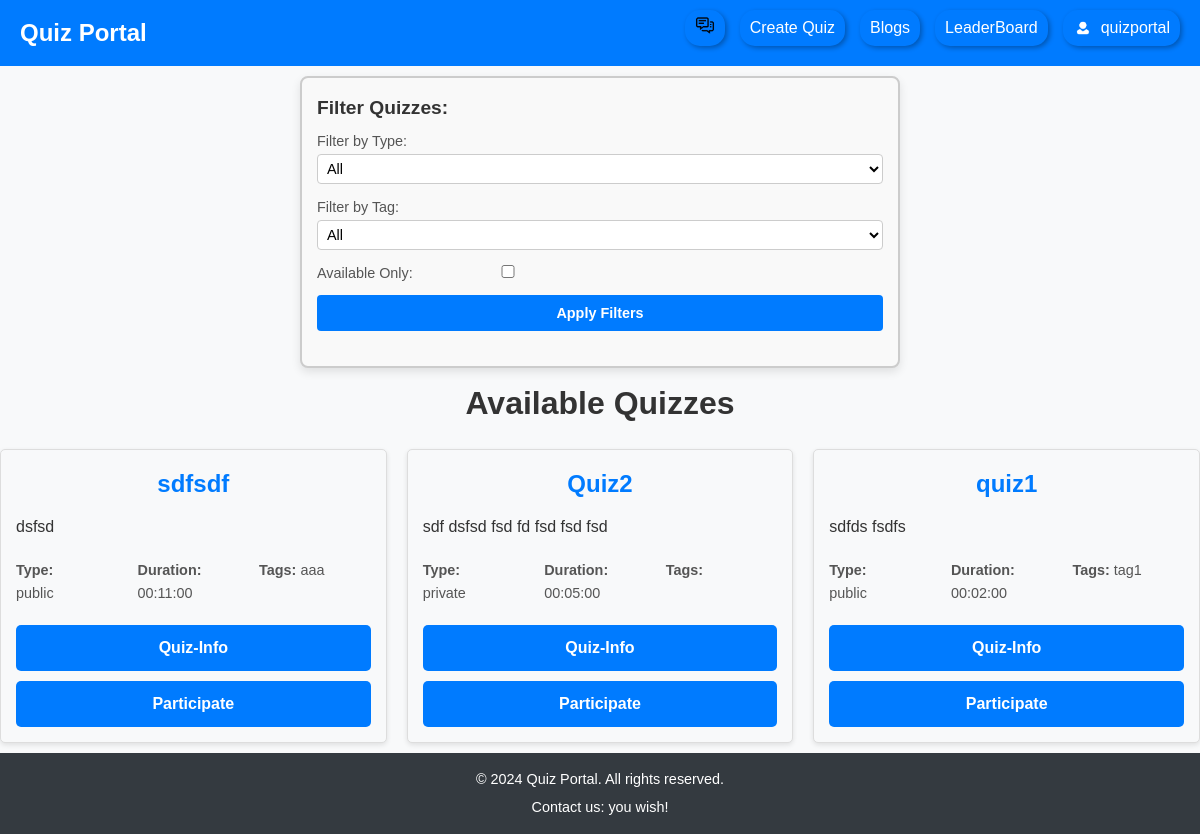
The page /quiz/ (signed in) on the database its author committed.
### core/models.py (models this page shows, shortened)
class User(AbstractUser):
    email = models.EmailField(unique=True)
    email_token = models.CharField(unique=True, max_length=200, null=True, blank=True)
    is_verified = models.BooleanField(default=False)
    USERNAME_FIELD = 'email'
    REQUIRED_FIELDS = ['username']

class Tag(models.Model):
    name = models.CharField(max_length=50, unique=True)

### quiz/models.py (models this page shows, shortened)
class Quiz(models.Model):
    PUBLIC = 'public'
    PRIVATE = 'private'
    QUIZ_TYPE_CHOICES = [
        (PUBLIC, 'Public'),
        (PRIVATE, 'Private'),
    ]
    quiz_id = models.UUIDField(primary_key=True, default=uuid.uuid4, editable=False)
    created_by = models.ForeignKey(settings.AUTH_USER_MODEL, on_delete=models.CASCADE, related_name="authored_quizzes", null=True)
    tags = models.ManyToManyField(Tag, related_name='quizzes', blank=True)  # Many-to-Many relation with Tag
    title = models.CharField(max_length=200)
    description = models.TextField(blank=True, null=True)
    quiz_type = models.CharField(
        max_length=10, choices=QUIZ_TYPE_CHOICES, default=PUBLIC
    )
    password = models.CharField(max_length=50, blank=True, null=True)
    duration = models.DurationField(help_text="Duration in HH:MM:SS format")
    expiry_date = models.DateTimeField(help_text="Quiz expiration date and time", null=True, blank=True)
    can_view_score_immediately = models.BooleanField(default=False)
    created_at = models.DateTimeField(auto_now_add=True)
    class Meta:
        ordering = ['-created_at'] # Order quizzes by creation date (latest first)

### quiz/views.py (the view)
# urls.py: path('', views.quiz_home, name='quiz_home'),
@login_required
def quiz_home(request):
    quizzes = Quiz.objects.all()
    tags = Tag.objects.all()
    quiz_type = request.GET.get('quiz_type')
    tag = request.GET.get('tag')
    available_only = request.GET.get('available_only')
    if 'quiz_type' in request.GET and request.GET['quiz_type']:
        quizzes = quizzes.filter(quiz_type=request.GET['quiz_type'])
    if 'tag' in request.GET and request.GET['tag']:
        quizzes = quizzes.filter(tags__id=request.GET['tag'])
    if available_only:  # Check if the "available only" checkbox is checked
        quizzes = quizzes.filter(expiry_date__gte=now())
    for quiz in quizzes:
        duration_seconds = int(quiz.duration.total_seconds())
        hours = duration_seconds // 3600
        minutes = (duration_seconds % 3600) // 60
        seconds = duration_seconds % 60
        quiz.formatted_duration = f"{hours:02}:{minutes:02}:{seconds:02}"
    participant = Participant.objects.filter(user=request.user).first()
    participant_id = participant.participant_id if participant else None
    return render(request, 'quiz/quiz_home.html', {
        'quizzes': quizzes,
        'tags': tags,
        'participant_id': participant_id,  # Pass the participant_id safely
    })

### templates/quiz/quiz_home.html (shortened to what this page needs)
{% extends 'base.html' %}
{% load static %}
{% block styles %}
<link rel="stylesheet" href="{% static 'css/quiz.css' %}">
{% endblock %}
{% block nav_items %}
    <li>
        <a href="{% url 'chatbox_home' %}">
        <img src="{% static 'images/chat_icon.png' %}" alt="Chat Icon" class="user-icon" style="width: 20px; height: 20px; margin:0"></a>
    </li>
    <li><a href="{% url 'create_quiz' %}">Create Quiz</a></li>
    <li><a href="{% url 'blog_list' %}">Blogs</a></li>
    <li><a href="{% url 'leaderboard' %}">LeaderBoard</a></li>
{% endblock %}
{% block content %}
<div class="container">
    <div class="filter-container">
        <h3>Filter Quizzes:</h3>
        <form method="get" class="filter-form d-flex">
            <div class="filter-item">
                <label for="quiz_type">Filter by Type:</label>
                <select name="quiz_type" id="quiz_type">
                    <option value="">All</option>
                </select>
            </div>
            <div class="filter-item">
                <label for="tag">Filter by Tag:</label>
                <select name="tag" id="tag">
                    <option value="">All</option>
                </select>
            </div>
            <div class="filter-item">
                <label for="available_only">Available Only:</label>
                <input type="checkbox" name="available_only" id="available_only" value="1"
                        {% if request.GET.available_only %}checked{% endif %}>
            </div>
            <button type="submit" class="btn">Apply Filters</button>
        </form>
    </div>
    <h1 class="page-title">Available Quizzes</h1>
    <ul class="quiz-list">
        {% for quiz in quizzes %}
            <li class="quiz-item">
                <h2>{{ quiz.title }}</h2>
                <p>{{ quiz.description }}</p>
                <div class="quiz-meta d-flex">
                    <p><strong>Type:</strong><br> {{ quiz.quiz_type }}</p>
                    <p><strong>Duration:</strong> {{ quiz.formatted_duration }}</p>
                    <p><strong>Tags:</strong> {% for tag in quiz.tags.all %}{{ tag.name }}{% if not forloop.last %}, {% endif %}{% empty %}None{% endfor %}</p>
                </div>
                <a href="{% url 'quiz_info' quiz.quiz_id %}" class="btn">Quiz-Info</a>
                <a href="{% url 'participate' quiz.quiz_id %}" class="btn">Participate</a>
            </li>
        {% empty %}
            <p>No quizzes available right now.</p>
        {% endfor %}
    </ul>
</div>
{% endblock %}

### templates/base.html (shortened to what this page needs)
<!DOCTYPE html>
{% load static %}
<html lang="en">
<head>
    <link rel="stylesheet" href="{% static 'css/style.css' %}">
    {% block styles %}{% endblock %}
</head>
<body>
    {% block navbar %}
    <nav class="navbar">
        <div class="container">
            <a href="{% url 'homepage' %}" class="logo">Quiz Portal</a>
            <ul class="nav-links">
                {% block nav_items %}{% endblock %}
                <li class="profile-dropdown">
                    <div class="user-dropdown-container">
                        <a href="#" class="user-dropdown-toggle">
                            <img src="{% static 'images/user_icon.png' %}" alt="User Icon" class="user-icon">
                            {{ user.username }}
                        </a>
                    </div>
                </li>
            </ul>
        </div>
    </nav>
    {% endblock %}
    <main>
        {% block content %}{% endblock %}
    </main>
    {% block footer %}
    <footer class="footer">
        <div class="container">
            <p>&copy; 2024 Quiz Portal. All rights reserved.</p>
            <p>Contact us: you wish!</p>
        </div>
    </footer>
    {% endblock %}
</body>
</html>

### static/css/style.css (style rules this page uses)
* { margin: 0; padding: 0; box-sizing: border-box; }
body { font-family: Arial, sans-serif; line-height: 1.6; background-color: #f8f9fa; color: #333; }
.navbar { background-color: #007bff; color: #fff; padding: 10px 20px; }
.navbar .container { display: flex; justify-content: space-between; align-items: center; }
.navbar .logo { font-size: 1.5rem; font-weight: bold; color: #fff; text-decoration: none; }
.navbar .nav-links { list-style: none; display: flex; gap: 15px; }
.navbar .nav-links li { display: inline; border-radius: 15px; box-shadow: 2px 2px 5px rgba(.25, 0, 0, 0.30); }
.navbar .nav-links a { color: #fff; text-decoration: none; padding: 5px 10px; display: flex; align-items: center; }
.user-icon { width: 20px; height: 20px; margin-right: 8px; }
.footer { background-color: #343a40; color: #fff; text-align: center; padding: 10px 20px; margin-top: auto; }
.footer p { margin: 5px 0; font-size: 0.9rem; }
.user-dropdown-container { position: relative; display: inline-block; align-items: center; }
.user-dropdown-toggle { display: flex; align-items: center; text-decoration: none; color: #007bff; cursor: pointer; }

### static/css/quiz.css (style rules this page uses)
.filter-container { display: flex; flex-direction: column; align-items: flex-start; padding: 15px; margin: 10px auto; border: 2px solid #ccc; border-radius: 8px; background-color: #f9f9f9; box-shadow: 0 4px 10px rgba(0, 0, 0, 0.1); max-width: 600px; width: 100%; }
.filter-container h3 { margin-bottom: 5px; font-size: 1.2rem; color: #333; }
.filter-form { display: flex; flex-direction: row; align-items: left; justify-content: space-between; gap: 10px; width: 100%; }
.filter-item label { margin-bottom: 5px; font-size: 0.9rem; color: #555; }
.filter-item select { padding: 5px; font-size: 0.9rem; border: 1px solid #ccc; border-radius: 4px; background-color: #fff; width: 100%; }
.filter-form .btn { padding: 10px 20px; background-color: #007bff; color: #fff; border: none; border-radius: 4px; cursor: pointer; font-weight: bold; font-size: 0.9rem; transition: background-color 0.3s ease; white-space: nowrap; }
.page-title { font-size: 2rem; margin-bottom: 20px; text-align: center; color: #333; }
.filter-form, form { margin-bottom: 20px; display: flex; flex-direction: column; gap: 10px; }
.d-flex { display: flex; justify-content: space-between; width: 100%; }
.d-flex input { width: calc(33.33% - 7px); text-align: center; }
.btn { display: block; width: 100%; padding: 10px 15px; background-color: #007bff; color: white; font-size: 16px; font-weight: 500; border: none; border-radius: 4px; cursor: pointer; text-align: center; transition: background-color 0.2s; }
.quiz-list { list-style: none; padding: 0; display: grid; grid-template-columns: repeat(auto-fit, minmax(300px, 1fr)); gap: 20px; margin: 0 auto; max-width: 1200px; }
.quiz-item { padding: 15px; border: 1px solid #ddd; border-radius: 5px; margin-bottom: 10px; background-color: #f8f9fa; box-shadow: 0 2px 5px rgba(0, 0, 0, 0.1); text-align: left; display: flex; flex-direction: column; justify-content: space-between; }
.quiz-item h2 { margin-bottom: 10px; font-size: 1.5rem; color: #007bff; }
.quiz-item p { margin-bottom: 10px; }
.quiz-item .btn { text-align: center; background-color: #007bff; color: #fff; border: none; padding: 10px 15px; border-radius: 5px; text-decoration: none; font-weight: bold; transition: background-color 0.3s ease; margin-top: 10px; }
.quiz-meta { display: flex; flex-wrap: wrap; gap: 10px; margin: 10px 0; color: #555; font-size: 0.9rem; }
.quiz-meta p { margin: 0; flex: 1; min-width: 100px; }
ul { list-style-type: none; }
ul li { margin-bottom: 10px; }
h2 { text-align: center; margin-bottom: 20px; color: #343a40; }

### rows shown on the page
User: username "quizportal"
Quiz: title "sdfsdf", description "dsfsd", quiz_type "public", formatted_duration "00:11:00"
Tag: name "aaa"
Quiz: title "Quiz2", description "sdf dsfsd fsd fd fsd fsd fsd", quiz_type "private", formatted_duration "00:05:00"
Quiz: title "quiz1", description "sdfds fsdfs", quiz_type "public", formatted_duration "00:02:00"
Tag: name "tag1"
